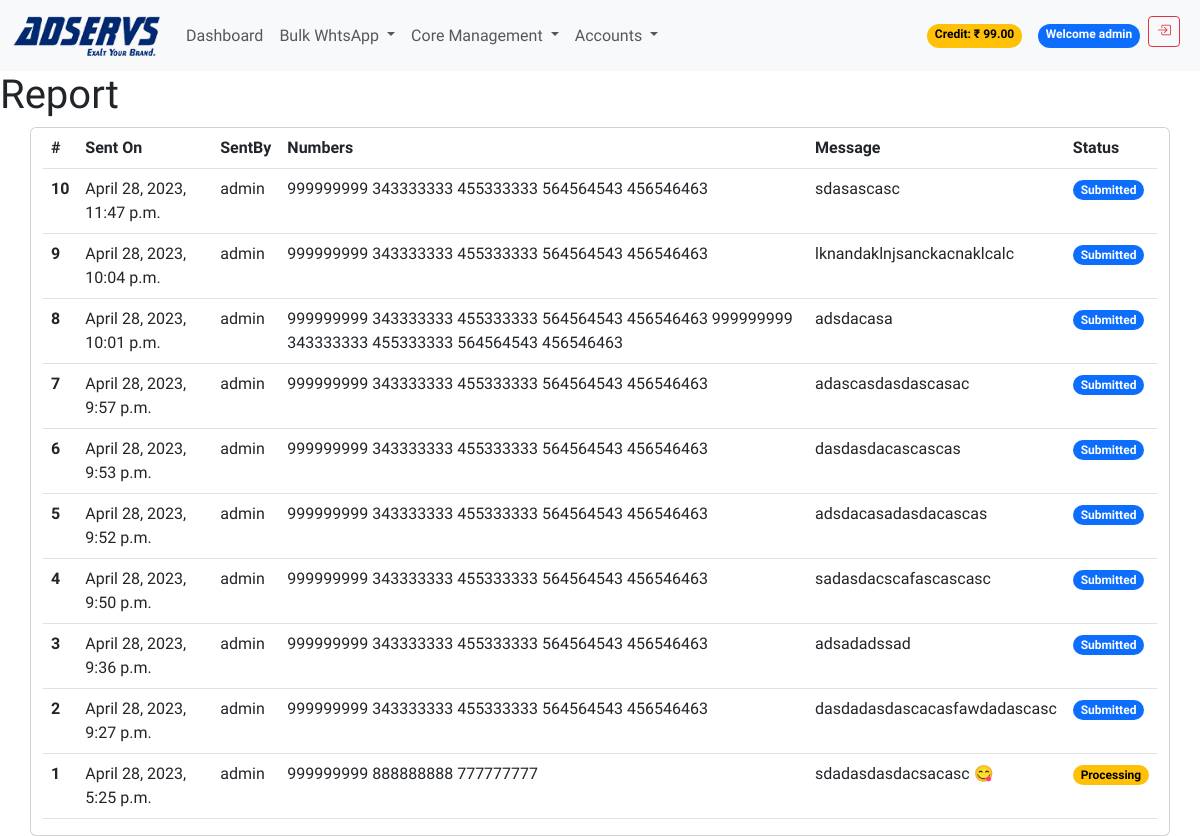
Before: /report/ (signed in) with the older database file.
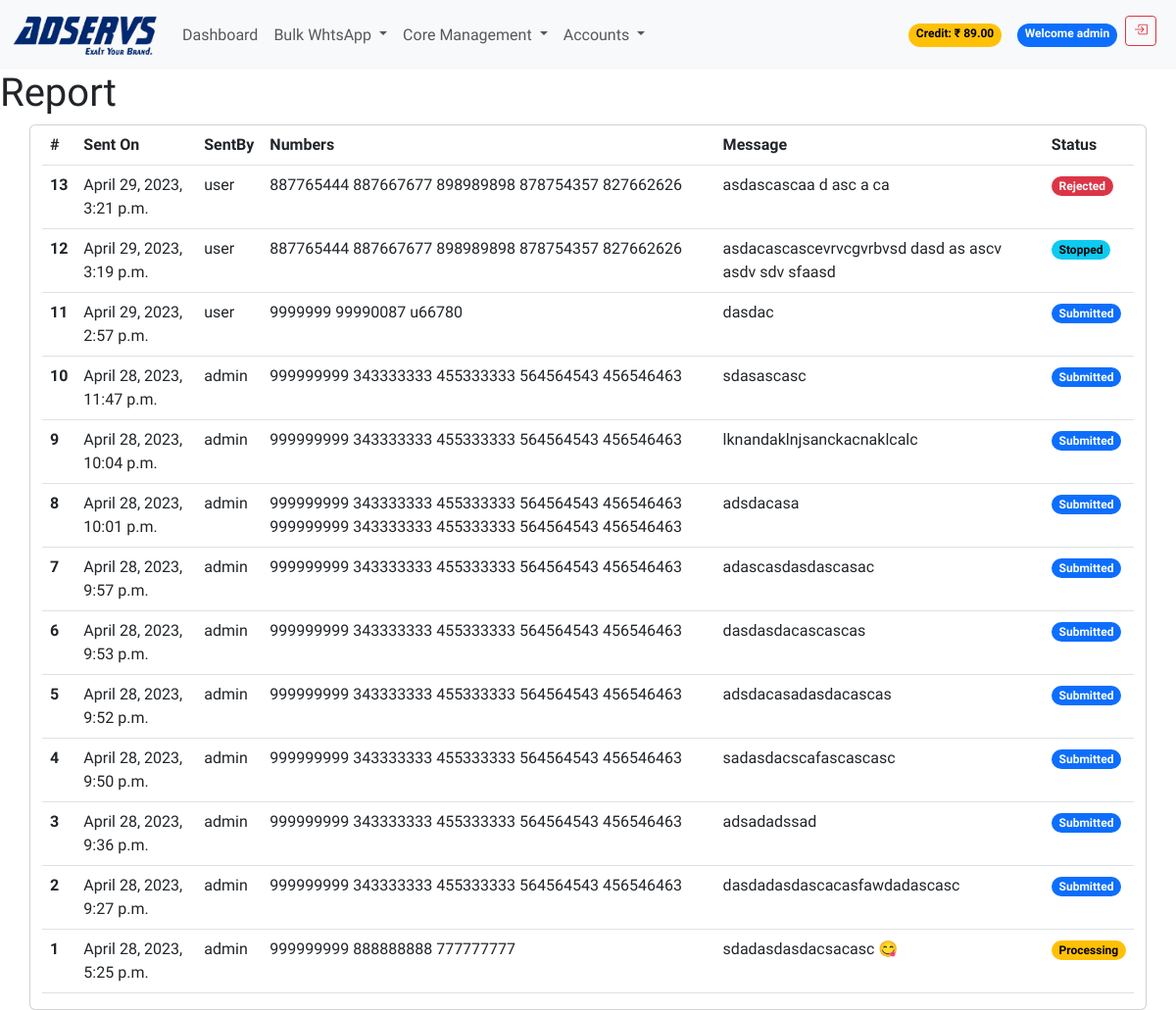
After: the same page with the newer database file.
### accounts/models.py (models this page shows, shortened)
class Account(AbstractBaseUser):
    email = models.EmailField(unique=True)
    username = models.CharField(unique=True, max_length=20)
    first_name = models.CharField(max_length=50)
    last_name = models.CharField(max_length=50)
    phone_number = models.CharField(max_length=50)
    company_name = models.CharField(max_length=50)
    gst_number = models.CharField(max_length=50)
    address = models.CharField(max_length=50)
    city = models.CharField(max_length=50)
    state = models.CharField(max_length=50)
    pincode = models.CharField(max_length=50)
    country = models.CharField(max_length=50)
    date_joined = models.DateTimeField(auto_now_add=True)
    last_login = models.DateTimeField(auto_now_add=True)
    is_active = models.BooleanField(default=True)
    is_staff = models.BooleanField(default=False)
    is_superuser = models.BooleanField(default=False)
    is_reseller = models.BooleanField(default=False)
    whtsapp_app = models.BooleanField(default=True)
    voice_app = models.BooleanField(default=False)
    reseller = models.ForeignKey('self', on_delete=models.CASCADE, null=True, blank=True, related_name='belongs_to')
    wallet_balance = models.DecimalField(max_digits=10, decimal_places=2, default=0)
    objects = AccountManager()
    USERNAME_FIELD = 'email'
    REQUIRED_FIELDS = ['username']

### whtsapp/models.py (models this page shows, shortened)
class WhtsappCampaign(models.Model):
    STATUS_CHOICES = (
        ('Submitted', 'Submitted'),
        ('Rejected', 'Rejected'),
        ('Stopped', 'Stopped'),
        ('Processing', 'Processing'),
        ('Completed', 'Completed'),
    )
    user = models.ForeignKey(Account, on_delete=models.CASCADE, blank=True, null=True)
    numbers = models.TextField()
    message = models.TextField()
    image1 = models.ImageField(upload_to='wapp_camp_img/', blank=True, null=True)
    image2 = models.ImageField(upload_to='wapp_camp_img/', blank=True, null=True)
    image3 = models.ImageField(upload_to='wapp_camp_img/', blank=True, null=True)
    image4 = models.ImageField(upload_to='wapp_camp_img/', blank=True, null=True)
    video = models.FileField(upload_to='wapp_camp_video/', blank=True, null=True)
    pdf = models.FileField(upload_to='wapp_camp_pdf/', blank=True, null=True)
    created_at = models.DateTimeField(auto_now_add=True, null=True, blank=True)
    status = models.CharField(max_length=20, choices=STATUS_CHOICES, default="Submitted", null=True, blank=True)

### whtsapp/views.py (the view)
# urls.py: path('report/',views.whtsapp_report,name='whtsappReport'),
def whtsapp_report(request):
    user_id =  request.user.id
    if request.user.is_superuser:
        reports = WhtsappCampaign.objects.all().order_by('-created_at')
    elif request.user.is_reseller:
        reports = WhtsappCampaign.objects.filter(reseller=request.user).order_by('-created_at')
    else:
        reports = WhtsappCampaign.objects.filter(user=user_id).order_by('-created_at')
    context = {
        'reports': reports,
        "site": "Campaign Report",
        }
    return render(request, 'whtsapp/whtsapp_report.html', context)

### templates/whtsapp/whtsapp_report.html (shortened to what this page needs)
{% extends 'base.html' %}
{% load static %}
{% block content %}
{% include 'includes/navbar.html' %}
<h1>Report</h1>
<div class="container card table-responsive">
    <table class="table">
        <thead>
            <tr>
                <th scope="col">#</th>
                <th scope="col">Sent On</th>
                <th scope="col">SentBy</th>
                <th scope="col">Numbers</th>
                <th scope="col">Message</th>
                <th scope="col">Status</th>
            </tr>
        </thead>
        {% for report in reports %}
        <tbody>
            <tr>
                <th scope="row">{{ report.id }}</th>
                <td>{{ report.created_at }}</td>
                <td>{{ report.user.username }}</td>
                <td>{{ report.numbers }}</td>
                <td>{{ report.message }}</td>
                {% if report.status == 'Submitted' %}
                <td><span class="badge rounded-pill text-bg-primary">{{ report.status }}</span></td>
                {% elif report.status == 'Rejected' %}
                <td><span class="badge rounded-pill text-bg-danger">{{ report.status }}</span></td>
                {% elif report.status == 'Stopped' %}
                <td><span class="badge rounded-pill text-bg-info">{{ report.status }}</span></td>
                {% elif report.status == 'Processing' %}
                <td><span class="badge rounded-pill text-bg-warning">{{ report.status }}</span></td>
                {% else %}
                <td><span class="badge rounded-pill text-bg-success">{{ report.status }}</span></td>
                {% endif %}
            </tr>
        </tbody>
        {% endfor %}
    </table>
</div>
{% endblock %}

### templates/base.html (shortened to what this page needs)
{% load static %}
<!DOCTYPE html>
<html lang="en">
<head>
    <link href="https://cdn.jsdelivr.net/npm/bootstrap@5.3.0-alpha1/dist/css/bootstrap.min.css" rel="stylesheet"
>
    <link rel="stylesheet" href="https://cdn.jsdelivr.net/npm/bootstrap-icons@1.3.0/font/bootstrap-icons.css">
    <link rel="stylesheet" href="/static/assets/css/style.css">
</head>
<body class="d-flex flex-column min-vh-100">
    {% block content %}
    {% endblock %}
</body>
</html>

### templates/includes/navbar.html (shortened to what this page needs)
{% load static %}
<nav class="navbar navbar-expand-lg bg-body-tertiary sticky-top">
    <div class="container-fluid">
        <a class="navbar-brand" href="{% url 'index' %}">
            <img src="{% static 'assets/img/logo.png' %}" alt="AdServs" width="150" height="45">
        </a>
        <div class="collapse navbar-collapse" id="navbarSupportedContent">
            <ul class="navbar-nav me-auto mb-2 mb-lg-0 flex-grow-1">
                <li class="nav-item">
                    <a class="nav-link" aria-current="page" href="{% url 'index' %}">Dashboard</a>
                </li>
                {% if request.user.whtsapp_app %}
                <li class="nav-item dropdown">
                    <a class="nav-link dropdown-toggle" href="#" role="button" data-bs-toggle="dropdown"
                        aria-expanded="false">
                        Bulk WhtsApp
                    </a>
                </li>
                {% endif %}
                {% if request.user.is_reseller %}
                <li class="nav-item dropdown">
                    <a class="nav-link dropdown-toggle" href="#" role="button" data-bs-toggle="dropdown"
                        aria-expanded="false">
                        Core Management
                    </a>
                </li>
                {% endif %}
                <li class="nav-item dropdown">
                    <a class="nav-link dropdown-toggle" href="#" role="button" data-bs-toggle="dropdown"
                        aria-expanded="false">
                        Accounts
                    </a>
                </li>
                <div class="d-flex ms-auto">
                    {% if user.is_authenticated %}
                    <li class="nav-item px-4"></li>
                        <span class="badge rounded-pill text-bg-warning my-2">Credit: ₹ {{ user.wallet_balance }}</span>
                    <li class="nav-item px-2"></li>
                        <span class="badge rounded-pill text-bg-primary my-2">Welcome {{ user.username }}</span>
                    <li class="nav-item px-2">
                        <a href="{% url 'logout' %}" class="btn btn-sm btn-outline-danger"
                        data-bs-toggle="tooltip" data-bs-placement="top" data-bs-title="Logout">
                          <i class="bi bi-box-arrow-in-right"></i>
                        </a>
                    </li>
                    {% endif %}
                </div>
            </ul>
        </div>
    </div>
</nav>

### static/assets/css/style.css (style rules this page uses)
*, *:before, *:after { margin: 0; padding: 0; box-sizing: border-box; font-family: 'Ubuntu', sans-serif; }

Changed rows visible on the page:
changed Account "admin": wallet_balance "99.00" → "89.00"
added WhtsappCampaign: id "13", created_at "April 29, 2023, 3:21 p.m.", user.username "user", numbers "887765444 887667677 898989898 878754357 827662626", message "asdascascaa d asc a ca", status "Rejected"
added WhtsappCampaign: id "12", created_at "April 29, 2023, 3:19 p.m.", user.username "user", numbers "887765444 887667677 898989898 878754357 827662626", message "asdacascascevrvcgvrbvsd dasd as ascv asdv sdv sfaasd", status "Stopped"
added WhtsappCampaign: id "11", created_at "April 29, 2023, 2:57 p.m.", user.username "user", numbers "9999999 99990087 u66780", message "dasdac", status "Submitted"
